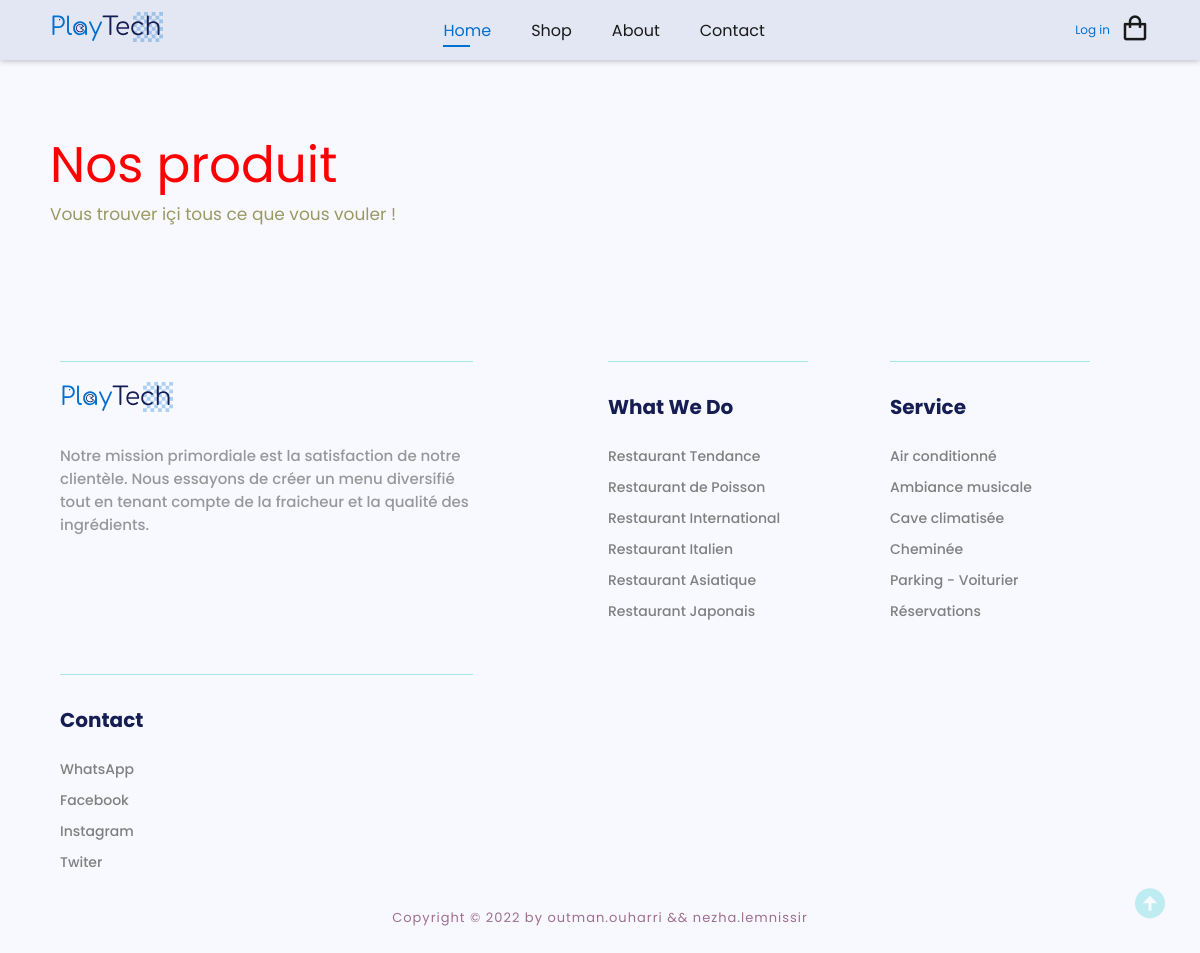
Before: /Gallery.php with the older database file.
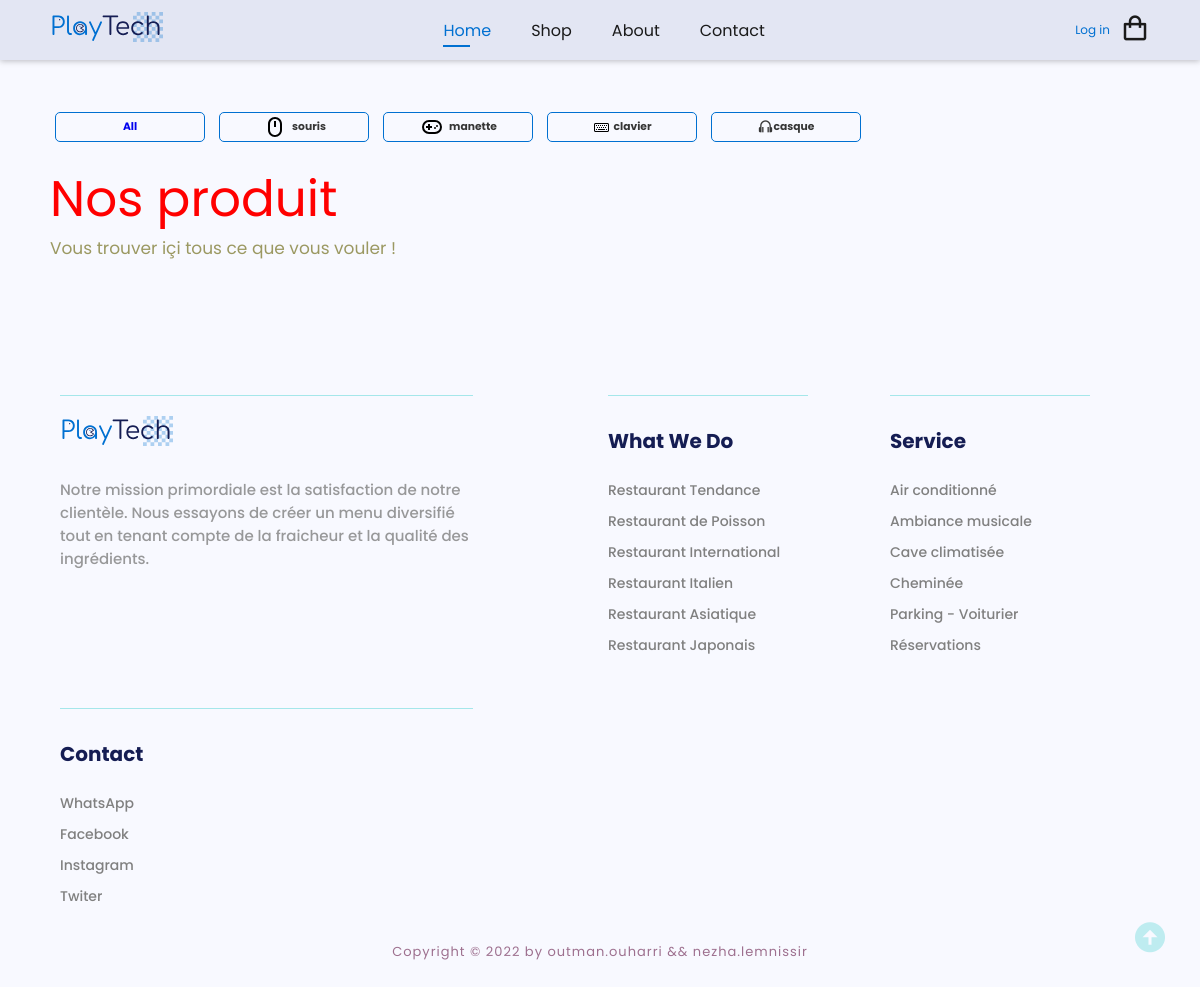
After: the same page with the newer database file.
### tables this page shows
CREATE TABLE `categorie` (
  `id_categorie` int(11) NOT NULL,
  `libelle` varchar(50) DEFAULT NULL,
  `desc_categorie` varchar(50) NOT NULL,
  `svg_icon_categorie` longtext NOT NULL
);

### Gallery.php (the view, shortened to what this page needs)
<!DOCTYPE html>
<html lang="en">
<head>
    <link rel="stylesheet" href="./style/style.css?v=<?php echo time(); ?>">
    <link rel="stylesheet" href="https://cdnjs.cloudflare.com/ajax/libs/font-awesome/6.2.0/css/all.min.css" />
    <link href='https://unpkg.com/boxicons@2.1.4/css/boxicons.min.css' rel='stylesheet'>
    <?php
    include "./component/header.php"
    ?>
</head>
<body>
    <?php
    include_once "./component/header.php"
    ?>
    <section class="menu" id="intro">
        <div class="categorie-gallery">
            <?php
            include_once "./admin/connection.php";
            $req = mysqli_query($con, "SELECT * FROM categorie");
            if (mysqli_num_rows($req) == 0) {
            } else {
            ?>
                <div class="cat_box" style="justify-content: center;">
                    <a href="?id=0">
                        <h6>All</h6>
                    </a>
                </div>
                <?php
                while ($row = mysqli_fetch_assoc($req)) {
                ?>
                    <div class="cat_box cart_Box" style="justify-content: center;">
                        <a class="cat_type" href="?id=<?= $row['id_categorie'] ?>">
                            <?= $row['svg_icon_categorie'] ?>
                            <h6><?= $row['libelle'] ?></h6>
                        </a>
                    </div>
            <?php
                }
            }
            ?>
        </div>
        <?php
        $id = $_GET['id'];
        if ($id != 0) {
            $req = mysqli_query($con, "SELECT * FROM `produit` WHERE produit.id_categorie = $id;");
            $reQ = mysqli_query($con, "SELECT * FROM `categorie` WHERE id_categorie = $id");
            if (mysqli_num_rows($reQ) == 0) {
            } else {
                $row = mysqli_fetch_assoc($reQ);
        ?>
                <div class="mainText" id="platType">
                    <div class="add_prod">
                        <h2><?= $row['libelle'] ?></h2>
                    </div>
                    <p><?= $row['desc_categorie'] ?></p>
                </div>
                <div class="menu-content" id='plat'>
                <?php
            }
        } else {
                ?>
                <div class="mainText" id="platType">
                    <div class="add_prod">
                        <h2>Nos produit</h2>
                    </div>
                    <p>Vous trouver içi tous ce que vous vouler !</p>
                </div>
                    <?php
                }
                    ?>
    </section>
    <a href="#intro" class="sctrooL">
        <i class='bx bxs-up-arrow-circle bx-md'></i>
    </a>
    <?php
    include_once "./component/footer.php";
    ?>
</body>
</html>

### component/header.php (shortened to what this page needs)
<header>
    <a href="#" class="logo">
    </a>
    <nav id="nav-bar">
        <ul class="nav-bar">
            <li><a class="active" href="./index.php">Home</a></li>
            <li><a href="./gallery.php?id=0">Shop</a></li>
            <li><a href="About">About</a></li>
            <li><a href="Contact">Contact</a></li>
        </ul>
    </nav>
    <div class="right-nav">
        <?php
        if (isset($_SESSION['name'])) {
        ?>
            <div class="loginD">
                <li class="nam"><i class='bx bx-user'></i><?php echo $_SESSION['name'] ?></li>
                <a href="./connection/logout.php">Log out</a>
            </div>
        <?php
        } else {
        ?>
            <div class="loginD">
                <a href="./connection/">Log in</a>
            </div>
        <?php
        }
        ?>
        <li><a href="./html/gestion.html"><i class='bx bx-shopping-bag' style="font-size: 30px;"></i></a></li>
    </div>
</header>

### component/footer.php (shortened to what this page needs)
<div class="mainFooter">
    <div class="weAre">
        <a href="#" class="logo">
        </a>
        <br>
        <h6>Notre mission primordiale est la satisfaction de notre clientèle. Nous essayons de créer un menu diversifié
            tout en tenant compte de la fraicheur et la qualité des ingrédients.
        </h6>
    </div>
    <div class="weDo">
        <h4><br>What We Do</h4>
        <li>Restaurant Tendance</li>
        <li>Restaurant de Poisson</li>
        <li>Restaurant International</li>
        <li>Restaurant Italien</li>
        <li>Restaurant Asiatique</li>
        <li>Restaurant Japonais</li>
    </div>
    <div class="Ser">
        <h4><br>Service</h4>
        <li>Air conditionné</li>
        <li>Ambiance musicale</li>
        <li>Cave climatisée</li>
        <li>Cheminée</li>
        <li>Parking - Voiturier</li>
        <li>Réservations</li>
    </div>
    <div class="Con">
        <h4><br>Contact</h4>
        <li>WhatsApp</li>
        <li>Facebook</li>
        <li>Instagram</li>
        <li>Twiter</li>
    </div>
</div>
<div class="lastText">
    <p>
        Copyright © 2022 by outman.ouharri && nezha.lemnissir
    </p>
</div>

### style/style.css (style rules this page uses)
* { padding: 0; margin: 0; box-sizing: border-box; font-family: "Poppins", sans-serif; text-decoration: none !important; list-style: none !important; scroll-behavior: smooth; }
:root { --bg-color: #363636; --text-color: #1a1a1a; --main-color: #0070d1; --other-color: #363636; --h1-font: 6rem; --p-font: 1rem; }
body { background-color: #f8f9ff !important; color: var(--text-color); }
.categorie-gallery { padding-top: 110px; padding-bottom: 20px; display: flex; align-items: center; text-align: center; display: grid; grid-template-columns: repeat(auto-fit, minmax(auto, 150px)); gap: 4px; }
.cat_box { border: solid var(--main-color) 1.5px; cursor: pointer; height: 30px; min-width: 150px; padding: 10px; border-radius: 5px; justify-content: space-between; display: flex; align-items: center; text-align: center; height: 30px; width: auto; margin: 2px 5px; }
.cart_Box { justify-content: center !important; }
h6 { margin: 0px !important; }
.categorie-gallery .cat_type { color: var(--bg-color); display: flex; align-items: center; }
.categorie-gallery a svg { font-size: 10px; margin-right: 5px; margin-left: 1px; color: var(--main-color) !important; }
.menu { padding: 0 50px; }
.menu .mainText h2 { color: red; font-weight: 400; font-size: 50px; line-height: 141.5%; text-align: left; }
.menu .mainText p { color: #84813b; font-size: 17px; opacity: 0.8; }
.add_prod { display: flex; align-items: center; justify-content: space-between; }
@media (max-width: 1740px) { header { padding: 14px 2%; } }
@media (max-width: 1625px) { :root { --h1-font: 5rem; } }
@media (max-width: 1440px) { :root { --h1-font: 4rem; } }

Changed rows visible on the page:
added categorie: libelle "souris"
added categorie: libelle "manette"
added categorie: libelle "clavier"
added categorie: libelle "casque"
Other visible differences:
text now shown: "All"
